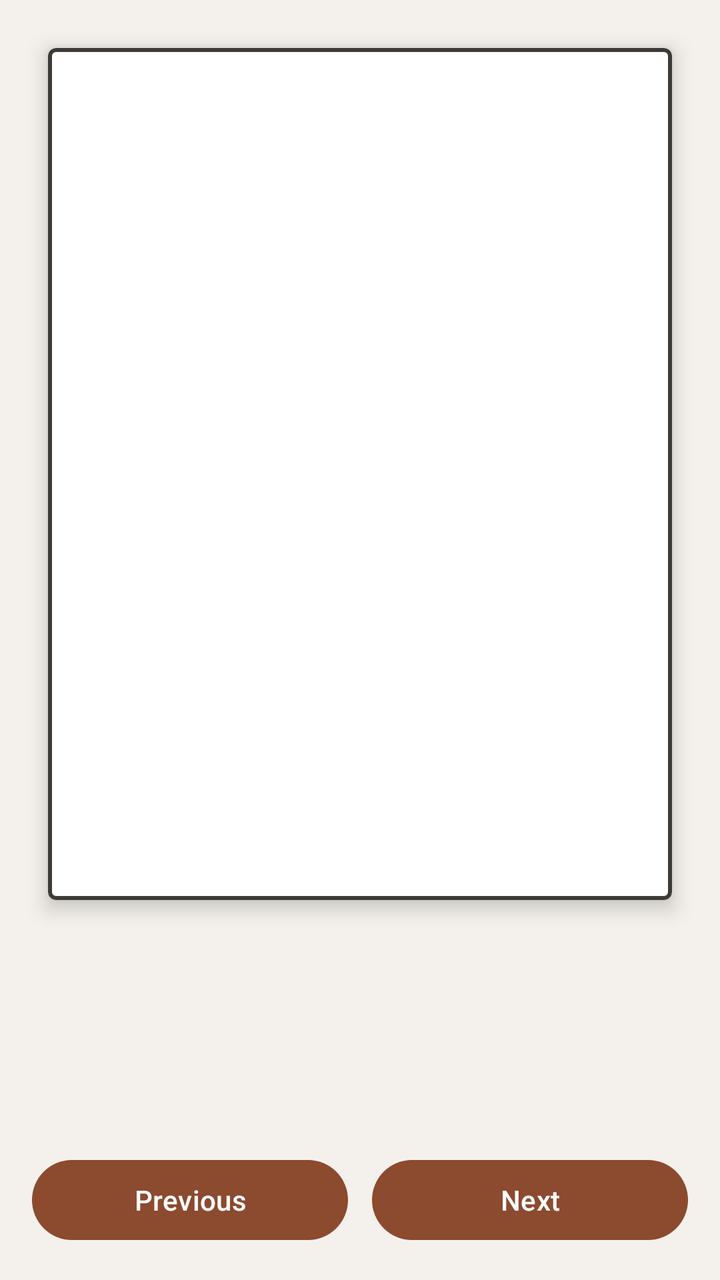
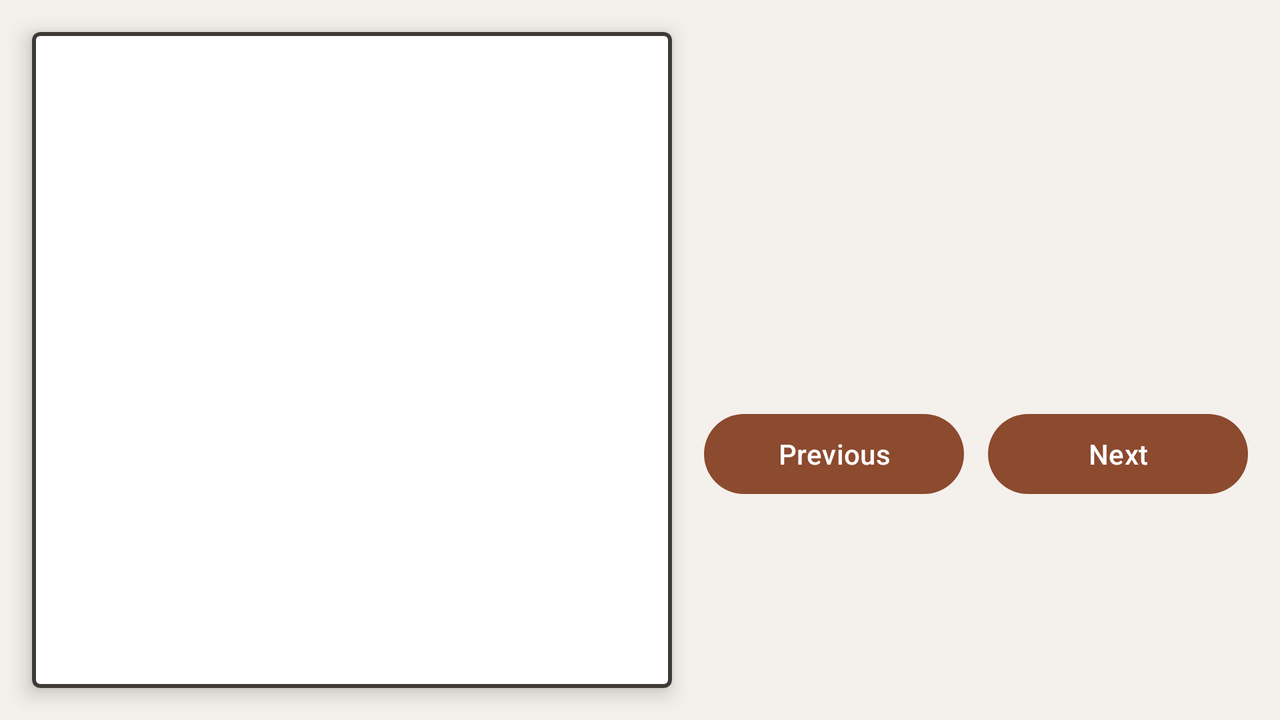

One screen, two layout resources from the same app: the default and the repository's alternative for another configuration. Each is rendered where Android would select it; the XML of both is given below.
<!-- AndroidManifest.xml: application theme Theme.Lab2Mobile -->
<!-- res/layout/activity_main.xml -->
<?xml version="1.0" encoding="utf-8"?>
<androidx.constraintlayout.widget.ConstraintLayout xmlns:android="http://schemas.android.com/apk/res/android"
    xmlns:app="http://schemas.android.com/apk/res-auto"
    xmlns:tools="http://schemas.android.com/tools"
    android:id="@+id/main"
    android:layout_width="match_parent"
    android:layout_height="match_parent"
    android:background="@color/gallery_background"
    tools:context=".MainActivity">

    <include
        android:id="@+id/artwork_frame"
        layout="@layout/artwork_frame"
        android:layout_width="0dp"
        android:layout_height="0dp"
        android:layout_margin="@dimen/spacing_large"
        app:layout_constraintBottom_toTopOf="@id/artwork_info"
        app:layout_constraintEnd_toEndOf="parent"
        app:layout_constraintStart_toStartOf="parent"
        app:layout_constraintTop_toTopOf="parent" />

    <include
        android:id="@+id/artwork_info"
        layout="@layout/artwork_info"
        android:layout_width="0dp"
        android:layout_height="wrap_content"
        android:layout_marginStart="@dimen/screen_padding"
        android:layout_marginEnd="@dimen/screen_padding"
        android:layout_marginBottom="@dimen/spacing_large"
        app:layout_constraintBottom_toTopOf="@id/navigation_buttons"
        app:layout_constraintEnd_toEndOf="parent"
        app:layout_constraintStart_toStartOf="parent" />

    <include
        android:id="@+id/navigation_buttons"
        layout="@layout/navigation_buttons"
        android:layout_width="0dp"
        android:layout_height="wrap_content"
        android:layout_margin="@dimen/screen_padding"
        app:layout_constraintBottom_toBottomOf="parent"
        app:layout_constraintEnd_toEndOf="parent"
        app:layout_constraintStart_toStartOf="parent" />

</androidx.constraintlayout.widget.ConstraintLayout>
<!-- res/layout/artwork_frame.xml (included above) -->
<?xml version="1.0" encoding="utf-8"?>
<com.google.android.material.card.MaterialCardView xmlns:android="http://schemas.android.com/apk/res/android"
    xmlns:app="http://schemas.android.com/apk/res-auto"
    android:layout_width="match_parent"
    android:layout_height="match_parent"
    app:cardBackgroundColor="@color/frame_background"
    app:cardCornerRadius="@dimen/frame_corner_radius"
    app:cardElevation="@dimen/frame_elevation"
    app:contentPadding="@dimen/frame_padding"
    app:strokeColor="@color/frame_stroke"
    app:strokeWidth="@dimen/frame_stroke_width">

    <ImageView
        android:id="@+id/artwork_image"
        android:layout_width="match_parent"
        android:layout_height="match_parent"
        android:scaleType="fitCenter" />
</com.google.android.material.card.MaterialCardView>
<!-- res/layout/artwork_info.xml (included above) -->
<?xml version="1.0" encoding="utf-8"?>
<LinearLayout xmlns:android="http://schemas.android.com/apk/res/android"
    android:layout_width="match_parent"
    android:layout_height="wrap_content"
    android:gravity="center_horizontal"
    android:orientation="vertical">

    <TextView
        android:id="@+id/artwork_title"
        android:layout_width="wrap_content"
        android:layout_height="wrap_content"
        android:gravity="center"
        android:textColor="@color/title_text"
        android:textSize="@dimen/title_text_size"
        android:textStyle="bold" />

    <TextView
        android:id="@+id/artwork_author"
        android:layout_width="wrap_content"
        android:layout_height="wrap_content"
        android:layout_marginTop="@dimen/spacing_small"
        android:gravity="center"
        android:textColor="@color/secondary_text"
        android:textSize="@dimen/author_text_size" />

    <TextView
        android:id="@+id/artwork_counter"
        android:layout_width="wrap_content"
        android:layout_height="wrap_content"
        android:layout_marginTop="@dimen/spacing_small"
        android:textColor="@color/accent"
        android:textSize="@dimen/counter_text_size" />
</LinearLayout>
<!-- res/layout/navigation_buttons.xml (included above) -->
<?xml version="1.0" encoding="utf-8"?>
<LinearLayout xmlns:android="http://schemas.android.com/apk/res/android"
    android:layout_width="match_parent"
    android:layout_height="wrap_content"
    android:orientation="horizontal">

    <Button
        android:id="@+id/previous_button"
        android:layout_width="0dp"
        android:layout_height="wrap_content"
        android:layout_marginEnd="@dimen/spacing_medium"
        android:layout_weight="1"
        android:contentDescription="@string/button_previous_description"
        android:text="@string/button_previous" />

    <Button
        android:id="@+id/next_button"
        android:layout_width="0dp"
        android:layout_height="wrap_content"
        android:layout_weight="1"
        android:contentDescription="@string/button_next_description"
        android:text="@string/button_next" />
</LinearLayout>
<!-- resources referenced by this layout -->
<resources>
  <color name="accent">#FF8C4A2F</color>
  <color name="frame_background">#FFFFFFFF</color>
  <color name="frame_stroke">#FF3E3A36</color>
  <color name="gallery_background">#FFF4F1EC</color>
  <color name="secondary_text">#FF6B635C</color>
  <color name="title_text">#FF2B2724</color>
  <dimen name="author_text_size">16sp</dimen>
  <dimen name="counter_text_size">14sp</dimen>
  <dimen name="frame_corner_radius">4dp</dimen>
  <dimen name="frame_elevation">6dp</dimen>
  <dimen name="frame_padding">12dp</dimen>
  <dimen name="frame_stroke_width">2dp</dimen>
  <dimen name="screen_padding">16dp</dimen>
  <dimen name="spacing_large">24dp</dimen>
  <dimen name="spacing_medium">12dp</dimen>
  <dimen name="spacing_small">4dp</dimen>
  <dimen name="title_text_size">22sp</dimen>
  <string name="button_next">Next</string>
  <string name="button_next_description">Show next photo</string>
  <string name="button_previous">Previous</string>
  <string name="button_previous_description">Show previous photo</string>
  <style name="Theme.Lab2Mobile" parent="Base.Theme.Lab2Mobile" />
  <style name="Base.Theme.Lab2Mobile" parent="Theme.Material3.DayNight.NoActionBar">
          <item name="colorPrimary">@color/accent</item>
          
          <item name="android:windowLightStatusBar">true</item>
      </style>
</resources>
<!-- res/layout-land/activity_main.xml (the repository's variant of the layout above) -->
<!-- drawn on the phone turned sideways -->
<?xml version="1.0" encoding="utf-8"?>
<androidx.constraintlayout.widget.ConstraintLayout xmlns:android="http://schemas.android.com/apk/res/android"
    xmlns:app="http://schemas.android.com/apk/res-auto"
    xmlns:tools="http://schemas.android.com/tools"
    android:id="@+id/main"
    android:layout_width="match_parent"
    android:layout_height="match_parent"
    android:background="@color/gallery_background"
    tools:context=".MainActivity">

    <include
        android:id="@+id/artwork_frame"
        layout="@layout/artwork_frame"
        android:layout_width="0dp"
        android:layout_height="0dp"
        android:layout_margin="@dimen/spacing_large"
        app:layout_constraintBottom_toBottomOf="parent"
        app:layout_constraintEnd_toStartOf="@id/info_column"
        app:layout_constraintStart_toStartOf="parent"
        app:layout_constraintTop_toTopOf="parent"
        app:layout_constraintWidth_percent="0.5" />

    <LinearLayout
        android:id="@+id/info_column"
        android:layout_width="0dp"
        android:layout_height="wrap_content"
        android:layout_marginEnd="@dimen/spacing_large"
        android:orientation="vertical"
        app:layout_constraintBottom_toBottomOf="parent"
        app:layout_constraintEnd_toEndOf="parent"
        app:layout_constraintStart_toEndOf="@id/artwork_frame"
        app:layout_constraintTop_toTopOf="parent">

        <include layout="@layout/artwork_info" />

        <include
            layout="@layout/navigation_buttons"
            android:layout_width="match_parent"
            android:layout_height="wrap_content"
            android:layout_marginTop="@dimen/spacing_large" />
    </LinearLayout>

</androidx.constraintlayout.widget.ConstraintLayout>
<!-- resources referenced by the variant -->
<!-- as the phone turned sideways resolves them -->
<resources>
  <color name="accent">#FF8C4A2F</color>
  <color name="frame_background">#FFFFFFFF</color>
  <color name="frame_stroke">#FF3E3A36</color>
  <color name="gallery_background">#FFF4F1EC</color>
  <color name="secondary_text">#FF6B635C</color>
  <color name="title_text">#FF2B2724</color>
  <dimen name="author_text_size">16sp</dimen>
  <dimen name="counter_text_size">14sp</dimen>
  <dimen name="frame_corner_radius">4dp</dimen>
  <dimen name="frame_elevation">6dp</dimen>
  <!-- from res/values-land/ -->
  <dimen name="frame_padding">8dp</dimen>
  <dimen name="frame_stroke_width">2dp</dimen>
  <!-- from res/values-land/ -->
  <dimen name="spacing_large">16dp</dimen>
  <dimen name="spacing_medium">12dp</dimen>
  <dimen name="spacing_small">4dp</dimen>
  <dimen name="title_text_size">22sp</dimen>
  <string name="button_next">Next</string>
  <string name="button_next_description">Show next photo</string>
  <string name="button_previous">Previous</string>
  <string name="button_previous_description">Show previous photo</string>
  <style name="Theme.Lab2Mobile" parent="Base.Theme.Lab2Mobile" />
  <style name="Base.Theme.Lab2Mobile" parent="Theme.Material3.DayNight.NoActionBar">
          <item name="colorPrimary">@color/accent</item>
          
          <item name="android:windowLightStatusBar">true</item>
      </style>
</resources>
